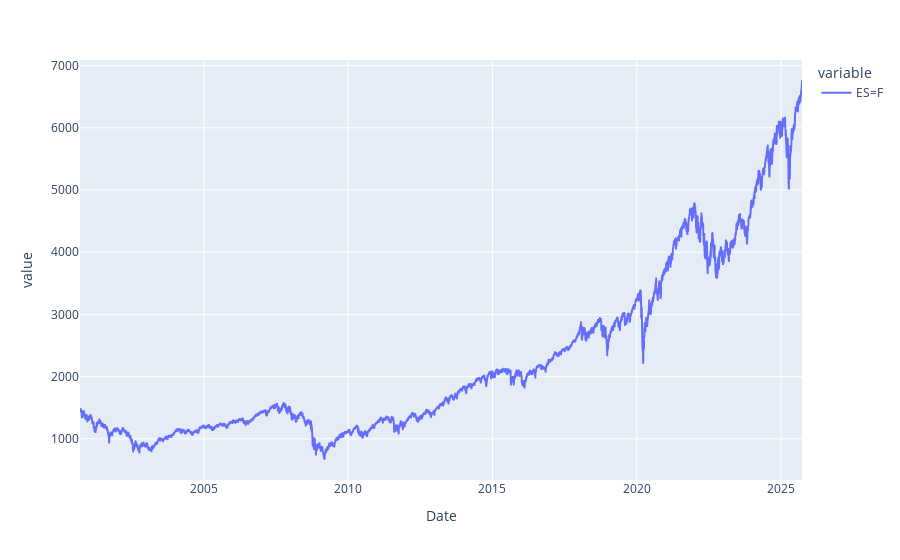

This figure's notebook cell:
### Code cell
prices.columns.name = trading_instrument
px.line(prices['ES=F'])

### Figure 1 — Plotly figure (JSON) as saved in the notebook; plotly's stock layout.template omitted (floating-point values rounded to 4 significant figures; data arrays with more than 128 entries replaced by an {"elided": "..."} marker saying what was removed)
{"data": [{"hovertemplate": "variable=ES=F<br>Date=%{x}<br>value=%{y}<extra></extra>", "legendgroup": "ES=F", "line": {"color": "#636efa", "dash": "solid"}, "marker": {"symbol": "circle"}, "mode": "lines", "name": "ES=F", "showlegend": true, "type": "scattergl", "x": {"elided": "6316 str values"}, "xaxis": "x", "y": {"elided": "6316 float values"}, "yaxis": "y"}], "layout": {"legend": {"title": {"text": "variable"}, "tracegroupgap": 0}, "margin": {"t": 60}, "xaxis": {"anchor": "y", "domain": [0, 1], "title": {"text": "Date"}}, "yaxis": {"anchor": "x", "domain": [0, 1], "title": {"text": "value"}}}}
